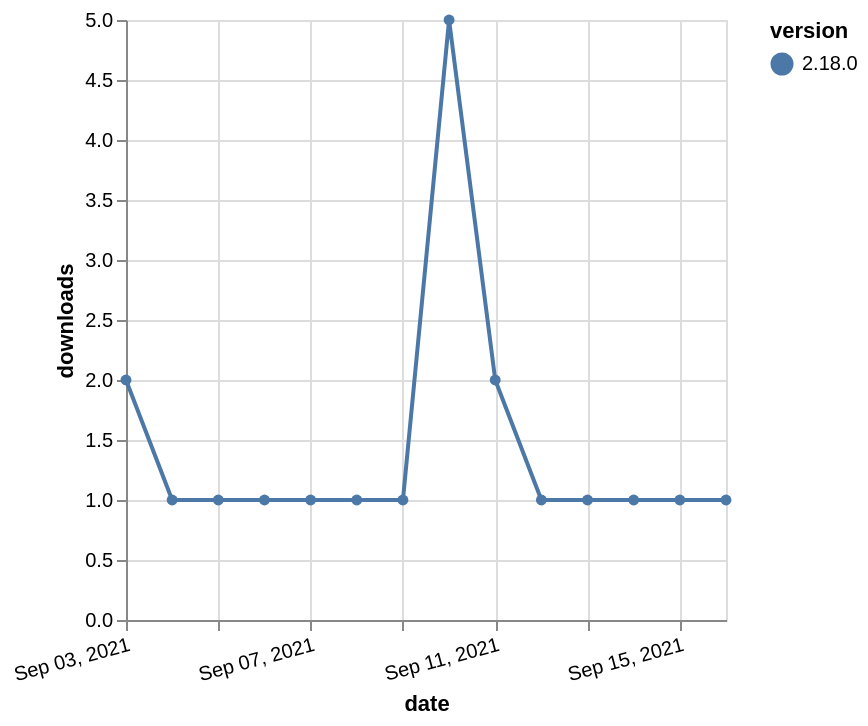

This figure's Vega-Lite source:
### Vega-Lite specification from a JSON file in a GitHub repository (floating-point values rounded to 4 significant figures)
{"$schema": "https://vega.github.io/schema/vega-lite/v5.json", "description": "A simple bar chart with embedded data.", "data": {"values": [{"date": "2021-09-03", "total": 518, "delta": 2, "version": "2.18.0"}, {"date": "2021-09-04", "total": 519, "delta": 1, "version": "2.18.0"}, {"date": "2021-09-05", "total": 520, "delta": 1, "version": "2.18.0"}, {"date": "2021-09-06", "total": 521, "delta": 1, "version": "2.18.0"}, {"date": "2021-09-07", "total": 522, "delta": 1, "version": "2.18.0"}, {"date": "2021-09-08", "total": 523, "delta": 1, "version": "2.18.0"}, {"date": "2021-09-09", "total": 524, "delta": 1, "version": "2.18.0"}, {"date": "2021-09-10", "total": 529, "delta": 5, "version": "2.18.0"}, {"date": "2021-09-11", "total": 531, "delta": 2, "version": "2.18.0"}, {"date": "2021-09-12", "total": 532, "delta": 1, "version": "2.18.0"}, {"date": "2021-09-13", "total": 533, "delta": 1, "version": "2.18.0"}, {"date": "2021-09-14", "total": 534, "delta": 1, "version": "2.18.0"}, {"date": "2021-09-15", "total": 535, "delta": 1, "version": "2.18.0"}, {"date": "2021-09-16", "total": 536, "delta": 1, "version": "2.18.0"}]}, "width": "container", "mark": {"type": "line", "point": {"filled": true}}, "encoding": {"x": {"field": "date", "type": "temporal", "timeUnit": "yearmonthdate", "title": "date", "axis": {"labelAngle": -15}}, "y": {"field": "delta", "type": "quantitative", "title": "downloads"}, "color": {"field": "version", "type": "nominal"}, "tooltip": {"field": "delta"}}}
